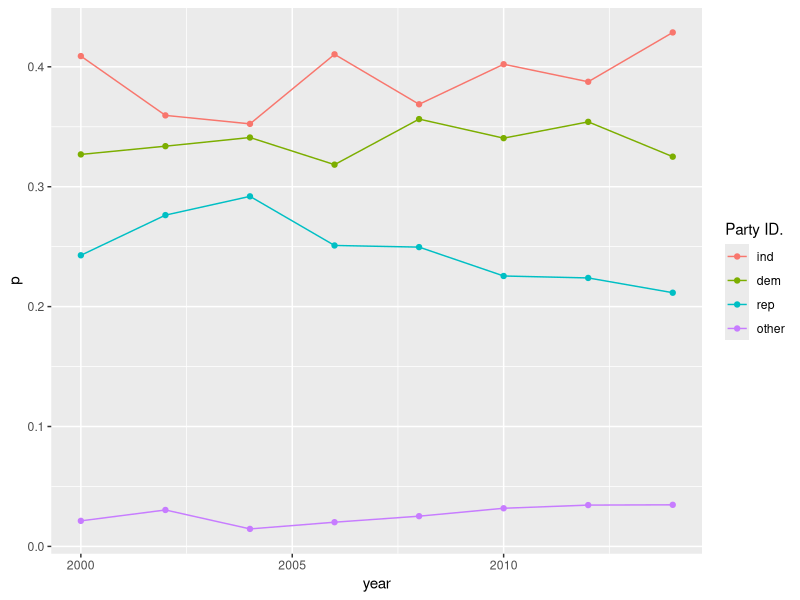

Reproduce this figure in R.
## ---- chunk 1
library(tidyverse)
library(forcats)
## ---- chunk 2
keep(gss_cat, is.factor)%>% names()
## ---- chunk 3
print(paste("marital_levels"))
levels(gss_cat$marital)
print(paste("race_levels"))
levels(gss_cat$race)
print(paste("rincome_levels"))
levels(gss_cat$rincome)
print(paste("partyid_levels"))
levels(gss_cat$partyid)
print(paste("relig_levels"))
levels(gss_cat$relig)
print(paste("denom_levels"))
levels(gss_cat$denom)
## ---- chunk 4
gss_cat %>%
  mutate(
    partyid =
      fct_collapse(partyid,
        other = c("No answer", "Don't know", "Other party"),
        rep = c("Strong republican", "Not str republican"),
        ind = c("Ind,near rep", "Independent", "Ind,near dem"),
        dem = c("Not str democrat", "Strong democrat")
      )
  ) %>%
  count(year, partyid) %>%
  group_by(year) %>%
  mutate(p = n / sum(n)) %>%
  ggplot(aes(
    x = year, y = p,
    colour = fct_reorder2(partyid, year, p)
  )) +
  geom_point() +
  geom_line() +
  labs(colour = "Party ID.")
## ---- chunk 5
gss_cat %>%
  mutate(rincome = fct_lump(rincome)) %>%
  count(rincome)
## ---- chunk 6
library("stringr")
gss_cat %>%
  mutate(
    rincome =
      fct_collapse(
        rincome,
        `Unknown` = c("No answer", "Don't know", "Refused", "Not applicable"),
        `Lt $5000` = c("Lt $1000", str_c(
          "$", c("1000", "3000", "4000"),
          " to ", c("2999", "3999", "4999")
        )),
        `$5000 to 10000` = str_c(
          "$", c("5000", "6000", "7000", "8000"),
          " to ", c("5999", "6999", "7999", "9999")
        )
      )
  ) %>%
count(rincome)

## ---- chunk 7
library(magrittr)
